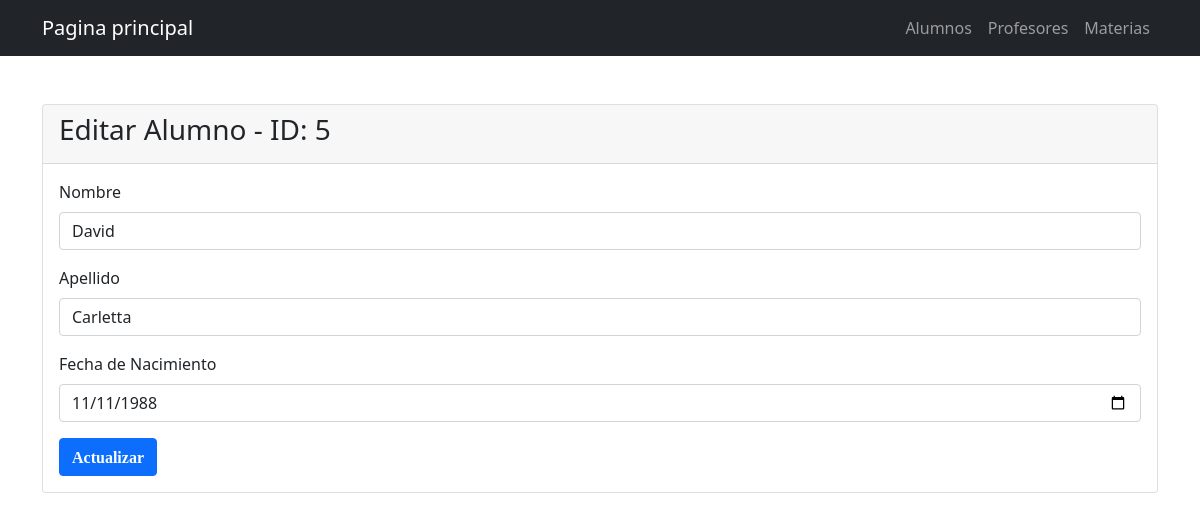
Page /Controllers/Alumnos/updateAlumnos.php?id=5 on the committed database.
### tables this page shows
CREATE TABLE `alumnos` (
  `id` int(11) NOT NULL,
  `nombre` varchar(30) NOT NULL,
  `apellido` varchar(30) NOT NULL,
  `fecnac` date NOT NULL
);

### Models/Alumno.php (called while the page is built, shortened)
<?php
require_once 'Conexion.php';
class Alumno extends Conexion
{
    public static function getById($id)
    {
        $conexion = new Conexion();
        $conexion->conectar();
        $result = mysqli_prepare($conexion->con, "SELECT * FROM alumnos WHERE id = ?");
        $result->bind_param("i", $id);
        $result->execute();
        $valorDb = $result->get_result();
        $alumno = $valorDb->fetch_object(Alumno::class);
        return $alumno;
    }
}

### Models/Conexion.php (called while the page is built, shortened)
<?php
class Conexion
{
    private $host = "localhost";
    private $user = "root";
    private $password = "";
    private $database = "finalnico";
    public function conectar()
    {
        $this->con = mysqli_connect($this->host, $this->user, $this->password, $this->database);
    }
}

### Views/Alumnos/update.view.php (the view, shortened to what this page needs)
<!DOCTYPE html>
<html lang="en">
<head>
    <link rel="stylesheet" href="https://stackpath.bootstrapcdn.com/bootstrap/4.5.2/css/bootstrap.min.css">
    <link rel="stylesheet" href="https://use.fontawesome.com/releases/v5.15.1/css/all.css">
    <link href="https://cdn.jsdelivr.net/npm/bootstrap@5.1.3/dist/css/bootstrap.min.css" rel="stylesheet">
</head>
<body>
    <nav class="navbar navbar-expand-lg navbar-dark bg-dark mb-4">
        <div class="container">
            <a class="navbar-brand" href="/MiFinalDesarrollo/Controllers/dashboard.php">Pagina principal</a>
            <div class="navbar-nav">
                <a class="nav-item nav-link"
                    href="/MiFinalDesarrollo/Controllers/Alumnos/indexAlumnos.php">Alumnos</a>
                <a class="nav-item nav-link"
                    href="/MiFinalDesarrollo/Controllers/Profesores/indexProfesores.php">Profesores</a>
                <a class="nav-item nav-link"
                    href="/MiFinalDesarrollo/Controllers/Materias/indexMaterias.php">Materias</a>
            </div>
        </div>
    </nav>
    <div class="container">
        <div class="row mt-5">
            <div class="col col-12">
                <div class="card">
                    <div class="card-header">
                        <h3>Editar Alumno - ID: <?= $alumno->id ?></h3>
                    </div>
                    <div class="card-body">
                        <form action="" method="post">
                            <div class="form-group">
                                <label for="nombre">Nombre</label>
                                <input type="text" value="<?= $alumno->nombre ?>" name="nombre" id="nombre" class="form-control">
                            </div>
                            <div class="form-group">
                                <label for="apellido">Apellido</label>
                                <input type="text" value="<?= $alumno->apellido ?>" name="apellido" id="apellido" class="form-control">
                            </div>
                            <div class="form-group" id="fecha_nacimiento">
                                <label for="fecnac">Fecha de Nacimiento</label>
                                <input type="date" value="<?= $alumno->fecnac ?>" name="fecnac" id="fecnac" class="form-control">
                            </div>
                            <button type="submit" name="actualizarDatos" class="btn btn-primary">
                                <i class="fas fa fa-send">Actualizar</i>
                            </button>
                        </form>
                    </div>
                </div>
            </div>
        </div>
    </div>
</body>
</html>

### rows in the picture
alumnos: id "5", nombre "David", apellido "Carletta", fecnac "11/11/1988"
